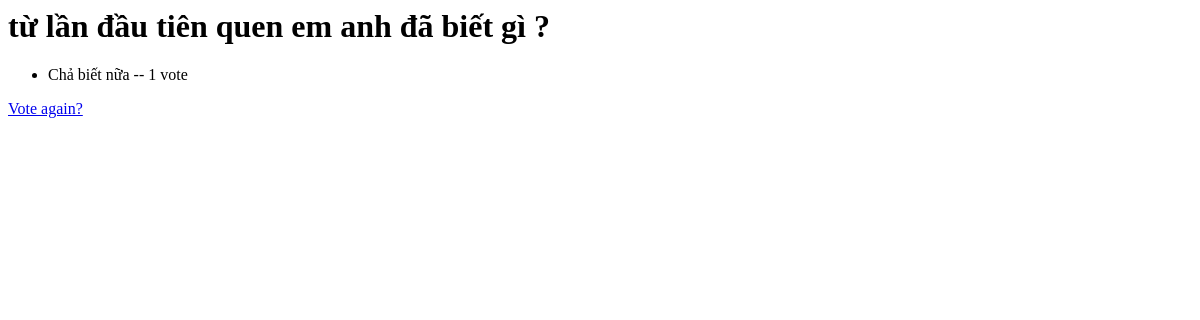
Before: /polls/4/results/ with the older database file.
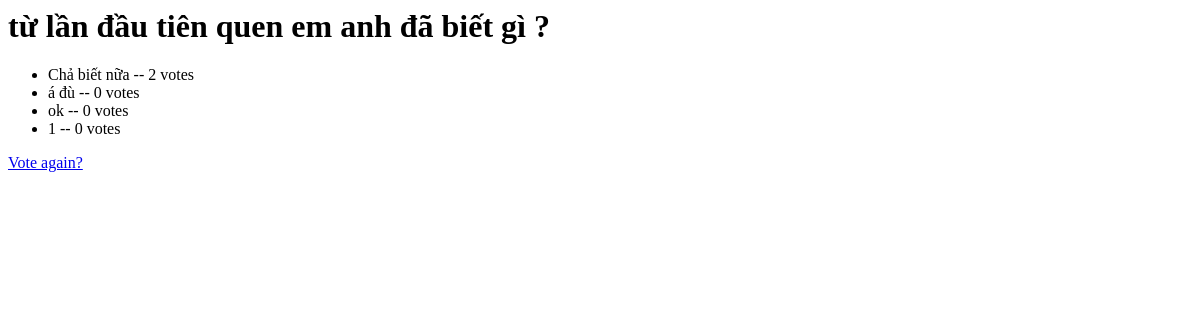
After: the same page with the newer database file.
### polls/models.py (models this page shows, shortened)
class Question(models.Model):
    question_text = models.CharField(max_length=200)
    pub_date = models.DateTimeField('date published')
    def was_published_recently(self):
        return self.pub_date >= timezone.now() - datetime.timedelta(days=1) >= timezone.now()
    was_published_recently.admin_order_field = 'pub_date'
    was_published_recently.boolean = True
    was_published_recently.short_description = 'Publish Recently?'

class Choice(models.Model):
    question = models.ForeignKey(Question, on_delete=models.CASCADE)
    choice_text = models.CharField(max_length = 200)
    votes = models.IntegerField(default=0)

### polls/views.py (the view)
# urls.py: path('<int:pk>/results/', views.ResultsView.as_view(), name='results'),
class ResultsView(generic.DetailView):
    model = Question
    template_name = 'polls/results.html'

### polls/templates/polls/results.html
<h1>{{ question.question_text }}</h1>
<ul>
  {% for choice in question.choice_set.all %}
  <li>
    {{ choice.choice_text }} -- {{ choice.votes }}
    vote{{choice.votes|pluralize}}
  </li>
  {% endfor %}
</ul>
<a href="{% url 'polls:detail' question.id %}">Vote again?</a>

Changed rows visible on the page:
changed Choice "Chả biết nữa": votes "1" → "2"
added Choice: choice_text "á đù", votes "0"
added Choice: choice_text "ok", votes "0"
added Choice: choice_text "1", votes "0"
